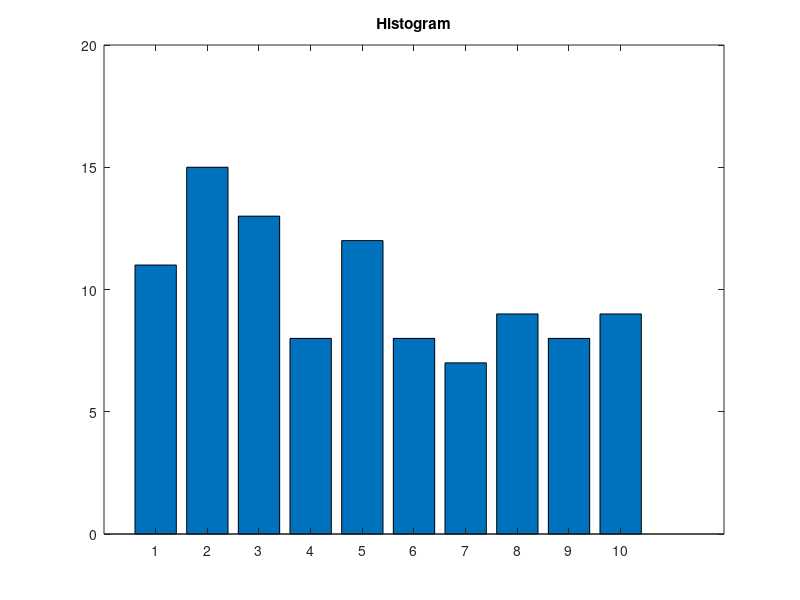
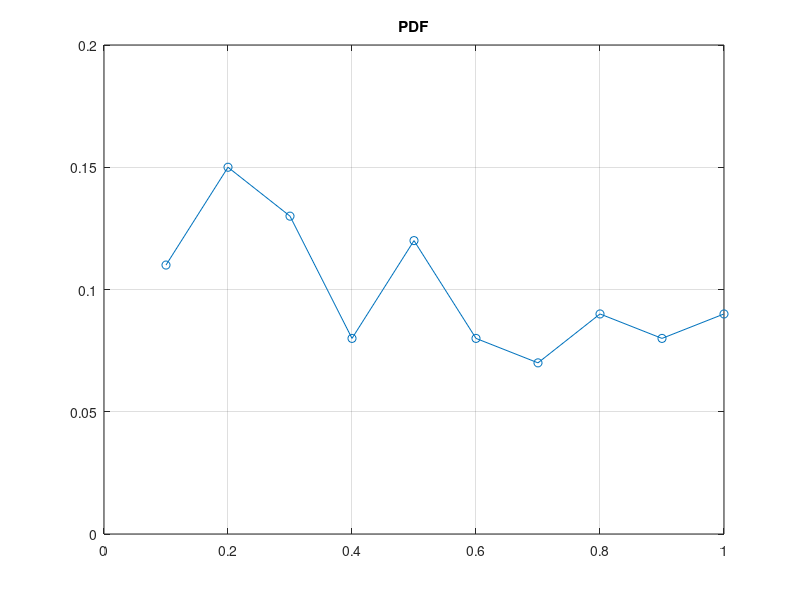

Recreate these plots in MATLAB, in order.
clear;
x=rand(1,100);  
y=((3*x/2).^(1/3));
disp(y);
h=hist(x,10);
figure(1), bar(h), title('Histogram');

t=0.1:0.1:1;
p=h/sum(h);
figure(2), plot(t,p,'o-'), title('PDF'), grid  
axis([0 1 0 0.2])
